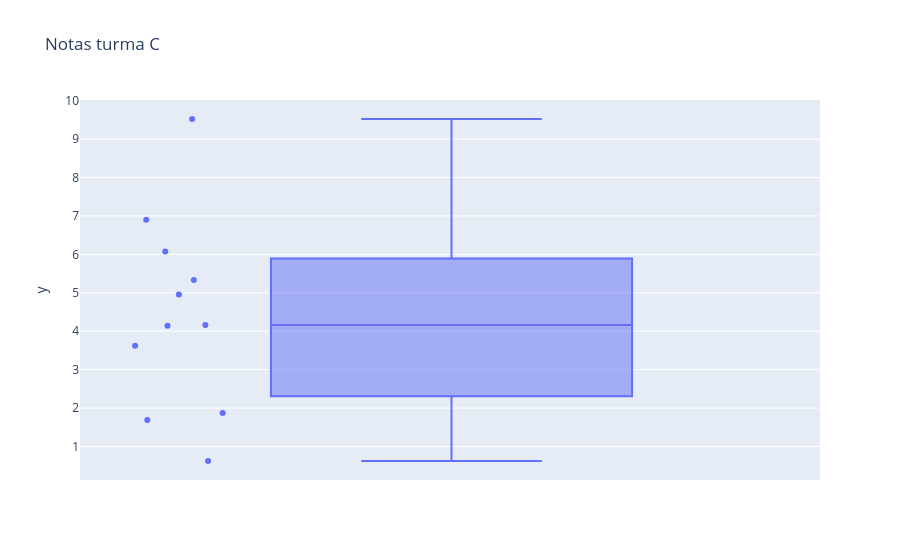

This figure's notebook cell:
### Code cell
figura3 = px.box(y=base_C["Nota"], title="Notas turma C", points="all")
figura3.show()

### Figure 1 — Plotly figure (JSON) as saved in the notebook; plotly's stock layout.template omitted (floating-point values rounded to 4 significant figures)
{"data": [{"alignmentgroup": "True", "boxpoints": "all", "hovertemplate": "y=%{y}<extra></extra>", "legendgroup": "", "marker": {"color": "#636efa"}, "name": "", "notched": false, "offsetgroup": "", "orientation": "v", "showlegend": false, "type": "box", "x0": " ", "xaxis": "x", "y": [3.621, 1.87, 5.336, 4.958, 9.523, 4.145, 4.164, 1.689, 6.075, 0.6228, 6.901], "y0": " ", "yaxis": "y"}], "layout": {"boxmode": "group", "legend": {"tracegroupgap": 0}, "title": {"text": "Notas turma C"}, "xaxis": {"anchor": "y", "domain": [0, 1]}, "yaxis": {"anchor": "x", "domain": [0, 1], "title": {"text": "y"}}}}
